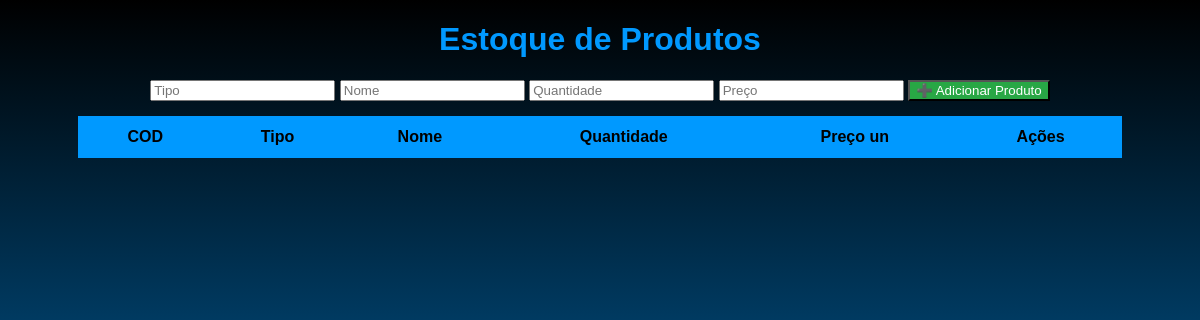
/editar/5, run on an earlier commit of the app's database.
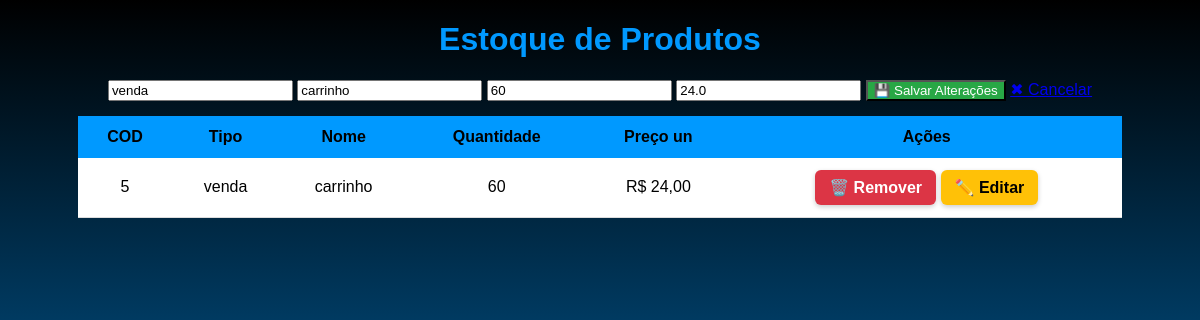
And on a later commit of the database.
### tables this page shows
CREATE TABLE produtos (
            id INTEGER PRIMARY KEY AUTOINCREMENT,
            tipo TEXT NOT NULL,
            nome TEXT NOT NULL,
            quantidade INTEGER NOT NULL,
            preco REAL NOT NULL
        );

### app.py (the view, shortened to what this page needs)
@app.route("/editar/<int:id>", methods=["GET", "POST"])
def editar(id):
    produto = database.get_produto(id)
    produtos = database.get_all_produtos()
    return render_template("index.html", produtos=produtos, produto_edit=produto)
    produto = database.get_produto(id)
    return render_template("editar.html", produto=produto)

### app.py (called while the page is built)
@app.template_filter("brl")
def format_brl(value):
    return f"R$ {value:,.2f}".replace(",", "X").replace(".", ",").replace("X", ".")

### database.py (called while the page is built)
def get_connection():
    return sqlite3.connect(DB_NAME)

def get_all_produtos():
    conn = get_connection()
    cur = conn.cursor()
    cur.execute("SELECT * FROM produtos")
    produtos = cur.fetchall()
    conn.close()
    return produtos

def get_produto(produto_id):
    conn = get_connection()
    cur = conn.cursor()
    cur.execute("SELECT * FROM produtos WHERE id=?", (produto_id,))
    produto = cur.fetchone()
    conn.close()
    return produto

### templates/index.html (shortened to what this page needs)
<!DOCTYPE html>
<html lang="pt-br">
<head>
    <link rel="stylesheet" href="/static/style.css">
</head>
<body>
    <h1>Estoque de Produtos</h1>
    <div class="actions-container">
        {% if produto_edit %}
            <form action="{{ url_for('editar', id=produto_edit[0]) }}" method="POST" class="add-form">
                <input type="text" name="tipo" value="{{ produto_edit[1] }}" required>
                <input type="text" name="nome" value="{{ produto_edit[2] }}" required>
                <input type="number" name="quantidade" value="{{ produto_edit[3] }}" min="1" required>
                <input type="number" step="0.01" name="preco" value="{{ produto_edit[4] }}" required>
                <button type="submit" class="add-btn">💾 Salvar Alterações</button>
                <a href="{{ url_for('index') }}" class="cancel-btn">✖ Cancelar</a>
            </form>
        {% else %}
            <form action="{{ url_for('adicionar') }}" method="POST" class="add-form">
                <input type="text" name="tipo" placeholder="Tipo" required>
                <input type="text" name="nome" placeholder="Nome" required>
                <input type="number" name="quantidade" placeholder="Quantidade" min="1" required>
                <input type="number" step="0.01" name="preco" placeholder="Preço" required>
                <button type="submit" class="add-btn">➕ Adicionar Produto</button>
            </form>
        {% endif %}
    </div>
    <table class="table">
        <thead>
            <tr>
                <th>COD</th>
                <th>Tipo</th>
                <th>Nome</th>
                <th>Quantidade</th>
                <th>Preço un</th>
                <th>Ações</th>
            </tr>
        </thead>
        <tbody>
            {% for produto in produtos %}
            <tr>
                <td>{{ produto[0] }}</td>
                <td>{{ produto[1] }}</td>
                <td>{{ produto[2] }}</td>
                <td>{{ produto[3] }}</td>
                <td>{{ produto[4]|brl }}</td>
                <td>
                    <a href="{{ url_for('remover', id=produto[0]) }}" class="remove-btn">🗑️ Remover</a>
                    <a href="{{ url_for('editar', id=produto[0]) }}" class="edit-btn">✏️ Editar</a>
                </td>
            </tr>
            {% endfor %}
        </tbody>
    </table>
</body>
</html>

What changed in the data, as far as the page shows it:
added produtos: tipo "venda", nome "carrinho", quantidade "60", preco "24.0", id "5", preco "R$ 24,00"
Also different on the page:
text no longer shown: "➕ Adicionar Produto"
text now shown: "💾 Salvar Alterações"
